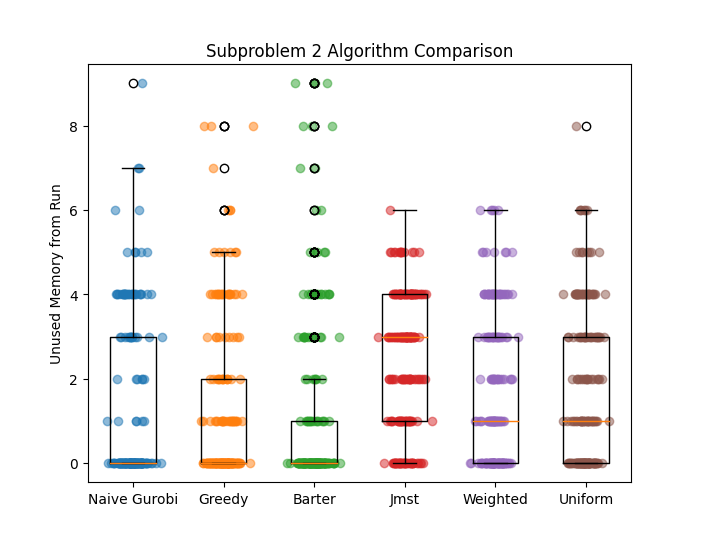

Reproduce this figure in Python.
import pandas as pd
import matplotlib.pyplot as plt
import numpy as np

data = pd.read_csv("problem 3 test data.csv", index_col=0, parse_dates=True)
val = 1
fig, data_plot= plt.subplots()
# data_plot.boxplot(data[:], labels = data.columns)
for col in data.columns:
    data_unfiltered = list(data[col])
    data_col = []
    for value in data_unfiltered:
        if not pd.isna(value):
            data_col.append(value)
    data_plot.boxplot(data_col, labels = [col], positions=[val], widths=[0.5])
    data_plot.scatter(np.random.normal(val, 0.1, size=len(data_col)).tolist(), data_col, label=col, alpha = 0.5)
    val += 1
data_plot.set_ylabel('Unused Memory from Run')
data_plot.set_title('Subproblem 2 Algorithm Comparison')
plt.show()
